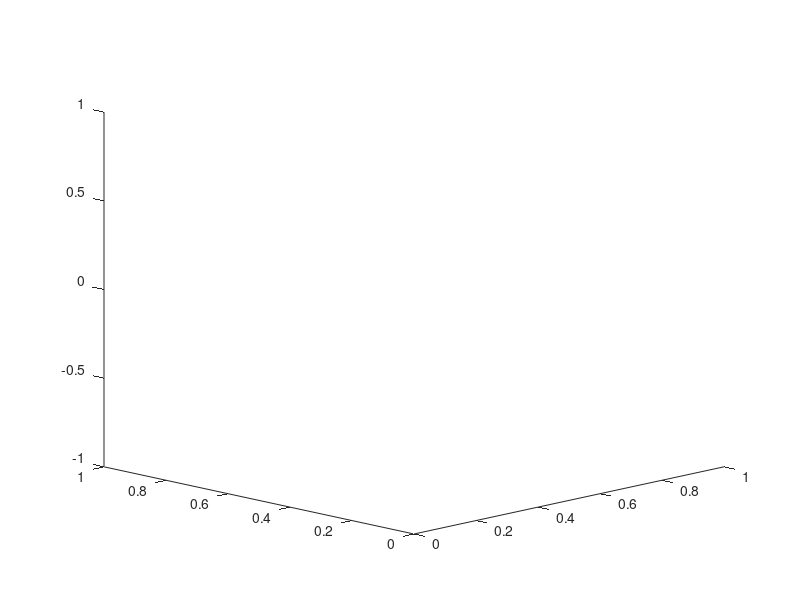

Write the MATLAB code that produced this figure. (Note: this script raises an error after producing the figure.)
clf;
close all;
clear all;

% Creates a log of the command window and clears any previous logs
dfile ='CommandWindowLog';
% if exist(dfile, 'file') ; delete(dfile); end
diary(dfile)
diary on

hold on;

% Orient the plot/workspace viewport

% azimuth, az, is the horizontal rotation about the z-axis as measured in degrees from the negative y-axis.
% Positive values indicate counterclockwise rotation of the viewpoint
az = -45;
% el is the vertical elevation of the viewpoint in degrees.
% Positive values of elevation correspond to moving above the object; negative values correspond to moving below the object.
el = 15;

view(az,el);

%% Place the robot base according to your student number.
%  For an 8 digit student number: xxxxyyyy, the base must be [x.xxx,y.yyy,1]meters.
%  So, for student number: 10052821,  robot.base = transl( [1.005, 2.821, 1]);

mdl_puma560;
robot = p560;

% Student number = 12876785
baseLocation = [1.287,6.785,1];
robot.base = robot.base * transl(baseLocation);

axis([-2+baseLocation(1) 2+baseLocation(1) -2+baseLocation(2) 2+baseLocation(2) -1.5 2.5]);
robot.teach();
startQ = [0,0,0,0,0,0];
robot.animate(startQ);


%% Show calculations to determine the tool offset as a homogeneous transform matrix to attach the blasting nozzle (shown in the figure) to the robot (4)

blastStreamAngle = deg2rad(45);
toolOffset = [0,0,(200*tan(blastStreamAngle))/1000]; % Tool offset in meters
toolOffset = [0,0,0.2]; % Tool offset in meters

toolTransform = transl(toolOffset);
robot.tool=toolTransform;

% robotTransform = robot.fkine(robot.getpos);
% Transform = robotTransform*toolTransform;

%% Choose a location for the drum based upon your personalised robot location

drumPosition = baseLocation;
drumPosition(1) = drumPosition(1)-0.75;
drumPosition(3) = drumPosition(3)-1.5;

drum = LoadObject("Drum.ply",drumPosition,0);

%% In your report, show (a) the robot base transform, (b) the drum transform and (c) the transform between the robot base and the drum

disp("Robot Base Transform");
robotBaseTransform = robot.base

disp("Robot Drum Transform");
drumTransform = transl(drumPosition)

disp("Transform Between Base and Drum");
robotDrumTransform = robotBaseTransform * drumTransform

%% Show how you used an inverse kinematic solver to find a starting pose that points the nozzle at one corner of the white window on the drum (2).
%  Remember you can use “Tools->Data Tips” in the Matlab figure window to find the [x,y,z] of the corners of the white window.

% Window corner point from data tips = [1.983,6.84,0.591]

drumOriginToCorner1=[0.3856,0.0550,0.5910];
windowCorner1 = drumPosition+drumOriginToCorner1;

drumOriginToCorner2=[0.1964,0.0550,0.5910];
windowCorner2 = drumPosition+drumOriginToCorner2;

robot.animate(deg2rad([0,170,-35,0,0,0])); %initial guess for ikcon

gritBlastHeight = 0.3;

% windowCorner = [0.8,6.84,0.591];
startPose = windowCorner1;
startPose(3) = startPose(3)+gritBlastHeight;
% startPose(1) = startPose(1)+0.2;
robotPose = CalculateQ(robot,startPose);
robot.animate(robotPose);

robotStartTransform = robot.fkine(robot.getpos);
endPoint = windowCorner2;
endPoint(3) = endPoint(3)+gritBlastHeight;
% endPoint(1) = endPoint(1) - 0.2;

% velocity = 0.2;
velocity = 0.4; % Below overload velocity of "approx" 0.56236 m/s

% Control allignment of end effector along trajectory
rpy=tr2rpy(robot.fkine(robot.getpos));
rpy(3)=rpy(3)+pi; % Allign end effector z axis
rpy(1)=rpy(1)-pi/4 % Allgin end effector so that the blast stream is parallel to the gravity vector
% rpy(1)=rpy(1)+pi/4;
axis = -rpy; % Move along x axis

launching = false;
overload = true; % True only works if the path is long enough or timeStep is small. Otherwise the number of steps can approach zero

if overload == true
    timeStep = 0.01;
    allignmentTimeStep = TimeStepCalculator(robot);
    velocity = 0.2; % set the velocity to make sure it is intially below the overload velocity
else
    % Calaculate the time to animate the robot through 1 tejectory step.
    % Varies based on computer speed
    % Use the timeStep as the time step for RMRC, so that the animation velocities match the calculated values.
    timeStep = TimeStepCalculator(robot);
    allignmentTimeStep = timeStep;
end

% Slowly allgin end effector so that the blast stream is parallel to the gravity
% vector before grit blasting
moveDistance = 0.005;
startPose(1) = startPose(1)+moveDistance;
allignmentVelocity = moveDistance/5;
plotResults = false;
allignmentOverload = false;
[q,qd,qdd] = DynamicTorque(robot,startPose,allignmentVelocity,axis,allignmentTimeStep,launching,allignmentOverload,plotResults);

gritBlast = false;
AnimateTrajectory(robot,q,gritBlast,gritBlastHeight);

% Move robot along straight grit blasting trajectory
plotResults = true;
[q,qd,qdd] = DynamicTorque(robot,endPoint,velocity,axis,timeStep,launching,overload,plotResults);

pause(1); % Give the computer/simulation time to catch up so that the animation time is accurate

% Start timer
tic;

gritBlast = false;
AnimateTrajectory(robot,q,gritBlast,gritBlastHeight);

% Stop timer and return time passed since tic was called
timePassed = toc;

disp(['Time passed: ',num2str(timePassed),' seconds']);

% Delete previous trajectory plot
% delete(trajectoryPlot);
% trajectoryPlot = [];

function [timeStep] = TimeStepCalculator (robot)

trajectory = robot.getpos;

% Start timer
tic;

for trajStep = 1:size(trajectory,1)
    Q = trajectory(trajStep,:);
    
    % Animate robot through a fraction of the total movement
    robot.animate(Q);
    
    drawnow();
end

% Stop timer and return time passed since tic was called
timeStep = toc;

end

function AnimateTrajectory (robot,trajectory,gritBlast,gritBlastHeight)

blastStreamPlot = [];

% Iterate the robot arms through their movement
for trajStep = 1:size(trajectory,1)
    
    Q = trajectory(trajStep,:);
    
    % Turn on grit blaster (show grit blasting line indicator)
    if gritBlast == true
        %   calculate end effector position using fkine
        fkine = robot.fkine(robot.getpos());
        endEffectorPosition = fkine(1:3,4);
        
        for i=0.01:0.01:gritBlastHeight
            index = round(i * 100,0,'decimals');
            blastStream(index,:) = [endEffectorPosition(1),endEffectorPosition(2),endEffectorPosition(3)-i];
        end
        
        blastStreamPlot = plot3(blastStream(:,1),blastStream(:,2),blastStream(:,3),'Color', [0.5, 0.5, 0.5], 'Marker', '.','LineWidth',1);
        
    end
    
    % Animate robot through a fraction of the total movement
    robot.animate(Q);
    
    drawnow();
    
    % Delete previous trajectory plot
    delete(blastStreamPlot);
    blastStreamPlot = [];
end

end

function [endQ] = CalculateQ(robot,point)

% End tranformation for the end effector
endTransform = transl(point)*troty(pi);

% endTransform = transl(point)*rotationTransformY*rotationTransformX;

% Use endTransform to find the joint orientations for the end position
endQ = robot.ikcon(endTransform,robot.getpos);

endTransformCheck = robot.fkine(endQ);

% Difference (absolute positive magnitude) between the specified end Transform and actual
% end Tansform calculated by ikcon (inverse kinematics)
transformError = abs(endTransformCheck) - abs(endTransform);

% Position error
translationError = transformError(1:3,4)';

% Rotation error
rotationError = rad2deg(tr2rpy(transformError(1:3,1:3)));

% Display errors
disp('Transformation Error: ')
disp(transformError);

disp('Translation Error: ')
disp(translationError);

disp('Rotation Error (degrees): ')
disp(rotationError);

end

function [qMatrix,trajectoryPlot]=ResolveMotionRateControlCalculateTrajectory(robot,endPoint,velocity,axis,steps,timeStep,launching)

%%%%%%%%%%%%%%%%%%%%%%%%%%%%%%%%%%%%%%%%%%%%%%%%%%%%%%%%
% Modified from 41013 Robotics week 9 material
% "Lab9Solution_Question1.m"
%%%%%%%%%%%%%%%%%%%%%%%%%%%%%%%%%%%%%%%%%%%%%%%%%%%%%%%%

% Calculate distance to point to scale the number of steps for
% each trajectory

% % Transform = robotTransform*toolTransform;
robotTransform = robot.fkine(robot.getpos);
startPoint = robotTransform(1:3,4)';
distanceToEndPoint = norm(endPoint-startPoint);

t = 10;             % Total time (s)
deltaT = timeStep;      % Control frequency
% steps = t/deltaT;   % No. of steps for simulation
delta = 2*pi/steps; % Small angle change
epsilon = 0.1;      % Threshold value for manipulability/Damped Least Squares
W = diag([1 1 1 0.1 0.1 0.1]);    % Weighting matrix for the velocity vector

% 1.2) Allocate array data
m = zeros(steps,1);             % Array for Measure of Manipulability
qMatrix = zeros(steps,6);       % Array for joint anglesR
qdot = zeros(steps,6);          % Array for joint velocities
theta = zeros(3,steps);         % Array for roll-pitch-yaw angles
x = zeros(3,steps);             % Array for x-y-z trajectory
positionError = zeros(3,steps); % For plotting trajectory error
angleError = zeros(3,steps);    % For plotting trajectory error

% 1.3) Set up trajectory, initial pose
s = lspb(0,1,steps);                % Trapezoidal trajectory scalar
for i=1:steps
    x(1,i) = (1-s(i))*startPoint(1) + s(i)*endPoint(1); % Points in x
    x(2,i) = (1-s(i))*startPoint(2) + s(i)*endPoint(2); % Points in y
    if launching == true
        x(3,i) = startPoint(3) + sqrt((hypot(startPoint(2),startPoint(1)))^2-((hypot(x(1,i),x(2,i))))^2);% Points in z
    elseif launching == false
        x(3,i) = (1-s(i))*startPoint(3) + s(i)*endPoint(3); % Points in z
        %     x(3,i) = endPoint(3) + 0.2*sin(i*delta); % Points in z
    end
    
    theta(1,i) = axis(2);                                        % Roll angle % pi/2 alligns y to trajectory
    theta(2,i) = axis(1);                                        % Pitch angle   % pi/2 alligns x to trajectory
    theta(3,i) = axis(3);                                        % Yaw angle % pi/2 alligns z to trajectory
    
end

q0 = zeros(1,6);                                                            % Initial guess for joint angles

% robotTransform * trotx(deg2rad(axis(2)))*troty(deg2rad(axis(1)))*trotz(deg2rad(axis(3)));
qMatrix(1,:) = robot.ikcon(robotTransform,robot.getpos);                                            % Solve joint angles to achieve first waypoint

% 1.4) Track the trajectory with RMRC
for i = 1:steps-1
    T = robot.fkine(qMatrix(i,:));                                           % Get forward transformation at current joint state
    deltaX = x(:,i+1) - T(1:3,4);                                         	% Get position error from next waypoint
    Rd = rpy2r(theta(1,i+1),theta(2,i+1),theta(3,i+1));                     % Get next RPY angles, convert to rotation matrix
    Ra = T(1:3,1:3);                                                        % Current end-effector rotation matrix
    Rdot = (1/deltaT)*(Rd - Ra);                                            % Calculate rotation matrix error
    S = Rdot*Ra';                                                           % Skew symmetric!
    linear_velocity = (1/deltaT)*deltaX;
    angular_velocity = [S(3,2);S(1,3);S(2,1)];                              % Check the structure of Skew Symmetric matrix!!
    deltaTheta = tr2rpy(abs(Rd*Ra'));                                            % Convert rotation matrix to RPY angles. Gives error as rotation matrix times its transform should equal the indentity matrix
    xdot = W*[linear_velocity;angular_velocity];                          	% Calculate end-effector velocity to reach next waypoint.
    J = robot.jacob0(qMatrix(i,:));                                          % Get Jacobian at current joint state. Jacob gives with respect to base!!!
    m(i) = sqrt(abs(det(J*J')));
    if m(i) < epsilon                                                       % If manipulability is less than given threshold (epsilon was set at top)
        lambda = (1 - m(i)/epsilon)*5E-2; % If manipubility is insufficient then damping will be < 0
    else
        lambda = 0; % If manipubility is sufficient then damping will be = 0
    end
    invJ = inv(J'*J + lambda *eye(6))*J';                                   % DLS Inverse
    qdot(i,:) = (invJ*xdot)';                                               % Solve the RMRC equation (you may need to transpose the         vector)
    for j = 1:6                                                             % Loop through joints 1 to 6
        if qMatrix(i,j) + deltaT*qdot(i,j) < robot.qlim(j,1)                     % If next joint angle is lower than joint limit...
            qdot(i,j) = 0; % Stop the motor
        elseif qMatrix(i,j) + deltaT*qdot(i,j) > robot.qlim(j,2)                 % If next joint angle is greater than joint limit ...
            qdot(i,j) = 0; % Stop the motor
        end
    end
    qMatrix(i+1,:) = qMatrix(i,:) + deltaT*qdot(i,:);                         	% Update next joint state based on joint velocities
    positionError(:,i) = x(:,i+1) - T(1:3,4);                               % For plotting
    angleError(:,i) = deltaTheta;                                           % For plotting
end

Transfrom = robot.fkine(qMatrix(end,:));
endPosition = Transfrom(1:3,4)';

error = endPosition-endPoint;
errorMax = max(abs(error));

trajectoryPlot = plot3(x(1,:),x(2,:),x(3,:),'k.','LineWidth',1);
% Display errors
disp('End Point Translation Error: ')
disp(error);

disp('End Point Maximum Translation Error: ')
disp(errorMax);

disp('End Point Rotation Error (degrees): ')
disp(rad2deg(angleError(:,end))');

end

function [objectMesh_h] = LoadObject(objectName, position, orientation)

%%%%%%%%%%%%%%%%%%%%%%%%%%%%%%%%%%%%%%%%%%%%%%%%%%%%%%%%
% Modified from 41013 Robotics week 4 material
% "PuttingSimulatedObjectsIntoTheEnvironment.m"
%%%%%%%%%%%%%%%%%%%%%%%%%%%%%%%%%%%%%%%%%%%%%%%%%%%%%%%%

% Loads object into environment in specified position and orientation

[f,v,data] = plyread(objectName,'tri');

% Scale the colours to be 0-to-1 (they are originally 0-to-255
vertexColours = [data.vertex.red, data.vertex.green, data.vertex.blue] / 255;

% Then plot the trisurf
objectMesh_h = trisurf(f,v(:,1),v(:,2), v(:,3) ...
    ,'FaceVertexCData',vertexColours,'EdgeColor','interp','EdgeLighting','flat');

% Get vertex count
objectVertexCount = size(v,1);

% Move center point to origin
midPoint = sum(v)/objectVertexCount;
objectVerts = v - repmat(midPoint,objectVertexCount,1);

innacuracyOffset = 0.006518;

position = [position(1)+midPoint(1)*cos(orientation),position(2)+midPoint(1)*sin(orientation),position(3)+midPoint(3)];

% Move forwards (facing in -y direction)
forwardTR = makehgtform('translate',position-innacuracyOffset);

% % Random rotate about Z
rotateTR = makehgtform('zrotate',orientation);

objectPose = eye(4);

% Move the pose forward and a slight and random rotation
objectPose = objectPose * forwardTR *rotateTR;
updatedPoints = [objectPose * [objectVerts,ones(objectVertexCount,1)]']';

% Now update the Vertices
objectMesh_h.Vertices = updatedPoints(:,1:3);
drawnow();

end

function [q,qd,qdd] = DynamicTorque(robot,endPoint,velocity,axis,timeStep,launching,overload,plotResults)

%%%%%%%%%%%%%%%%%%%%%%%%%%%%%%%%%%%%%%%%%%%%%%%%%%%%%%%%
% Modified from 41013 Robotics week 10 material
% "Lab9Solution_Question3.m "
%%%%%%%%%%%%%%%%%%%%%%%%%%%%%%%%%%%%%%%%%%%%%%%%%%%%%%%%

qZero = zeros(1,6);                                                         % Initial joint angle guess for ikcon
tau_max = [97.7 186.4 89.4 24.2 20.1 21.3]';                                % Maximum joint torque of the Puma560

%%%%%%%%%% Variables to change %%%%%%%%%%%%%%%%%%%%%%%%%%%%%%%%%%%%%%%%%%%
robotTransform = robot.fkine(robot.getpos);
startPoint = robotTransform(1:3,4)';
distanceToEndPoint = norm(endPoint-startPoint);

torqueLimit = false;
time = distanceToEndPoint/velocity;

while torqueLimit == false
    
    if overload == false
        torqueLimit = true;
    elseif overload == true
        time= time -timeStep;
        velocity = distanceToEndPoint/time;
    end
    
    % time = 0.2;                                                                  % Total time to execute the motion
    T1 = [[0 -1 0; 0 0 1; -1 0 0] [0;0.7;0];zeros(1,3) 1];                      % First pose
    q1 = robot.ikcon(T1,qZero);                                                     % Inverse kinematics for 1st pose
    T2 = [[0 0 1;0 -1 0; 1 0 0] [0.5;0;0.6];zeros(1,3) 1];                      % Second pose
    q2 = robot.ikcon(T2,qZero);                                                     % Inverse kinematics for 2nd pose
    
    %%%%%%%%%%%%%%%%%%%%%%%%%%%%%%%%%%%%%%%%%%%%%%%%%%%%%%%%%%%%%%%%%%%%%%%%%%
    dt = timeStep;                                                                 % Set control frequency at 100Hz
    steps = round(time/dt,0,'decimals');                                                            % No. of steps along trajectory
    
    % s = lspb(0,1,steps);                                                      % Generate trapezoidal velocity profile
    % for i = 1:steps
    %     q(i,:) = (1-s(i))*q1 + s(i)*q2;
    % end
    % q = jtraj(q1,q2,steps);                                                     % Quintic polynomial profile
    [q,trajectoryPlot] = ResolveMotionRateControlCalculateTrajectory(robot,endPoint,velocity,axis,steps,timeStep,launching);
    
    qd = zeros(steps,6);                                                        % Array of joint velocities
    qdd = nan(steps,6);                                                         % Array of joint accelerations
    tau = nan(steps,6);                                                         % Array of joint torques
    %     mass = 2.09;                                                                  % Payload mass (kg)
    mass = -19.2148;                                                                  % Payload mass (kg)
    %     robot.payload(mass,[0.1;0;0]);                                               % Set payload mass in Puma 560 model: offset 0.1m in x-direction
    robot.payload(mass,[0;0;0]);                                               % Set payload mass in Puma 560 model: offset 0.1m in x-direction
    
    % Execute equations from week 9 lectures on dynamics
    for i = 1:steps-1
        
        % Discrete time propagation
        % q(t) = q(t-1) + dt*qd(t-1) + (dt^2)*qdd(t-1)
        qdd(i,:) = (1/dt)^2 * (q(i+1,:) - q(i,:) - dt*qd(i,:));                 % Calculate joint acceleration to get to next set of joint angles
        M = robot.inertia(q(i,:));                                               % Calculate inertia matrix at this pose
        % Coriolis (C) is either a matrix*vector = vector or just a straight up vector
        C = robot.coriolis(q(i,:),qd(i,:));                                      % Calculate coriolis matrix at this pose
        g = robot.gravload(q(i,:));                                              % Calculate gravity vector at this pose
        % tau = M*qdd + C*qd + g
        tau(i,:) = (M*qdd(i,:)' + C*qd(i,:)' + g')';                            % Calculate the joint torque needed
        for j = 1:6
            if abs(tau(i,j)) > tau_max(j)                                       % Check if torque exceeds limits
                tau(i,j) = sign(tau(i,j))*tau_max(j);                           % Cap joint torque if above limits
                torqueLimit = true;
            end
        end
        % tau = M*qdd + C*qd + g
        % rearanging
        % qdd = M^-1(tau - C*qd - g)
        qdd(i,:) = (inv(M)*(tau(i,:)' - C*qd(i,:)' - g'))';                     % Re-calculate acceleration based on actual torque
        q(i+1,:) = q(i,:) + dt*qd(i,:) + dt^2*qdd(i,:);                         % Update joint angles based on actual acceleration
        qd(i+1,:) = qd(i,:) + dt*qdd(i,:);                                      % Update the velocity for the next pose
    end
    
    t = 0:dt:(steps-1)*dt;                                                      % Generate time vector
    
    
end
%% Visulalisation and plotting of results

if overload == true
    
    disp(['Overload velocity: ',num2str(velocity),' m/s']);
    
end

if plotResults == true
    
    % Plot joint angles
    figure('Name','Joint Angles','NumberTitle','off')
    for j = 1:6
        subplot(3,2,j)
        plot(t,q(:,j)','k','LineWidth',1);
        refline(0,robot.qlim(j,1));
        refline(0,robot.qlim(j,2));
        ylabel('Angle (rad)');
        box off
    end
    
    % Plot joint velocities
    figure('Name','Joint Velocities','NumberTitle','off')
    for j = 1:6
        subplot(3,2,j)
        plot(t,qd(:,j)*30/pi,'k','LineWidth',1);
        refline(0,0);
        ylabel('Velocity (RPM)');
        box off
    end
    
    % Plot joint acceleration
    figure('Name','Joint Accelerations','NumberTitle','off')
    for j = 1:6
        subplot(3,2,j)
        plot(t,qdd(:,j),'k','LineWidth',1);
        ylabel('rad/s/s');
        refline(0,0)
        box off
    end
    
    % Plot joint torques
    figure('Name','Joint Torques','NumberTitle','off')
    for j = 1:6
        subplot(3,2,j)
        plot(t,tau(:,j),'k','LineWidth',1);
        refline(0,tau_max(j));
        refline(0,-tau_max(j));
        ylabel('Nm');
        box off
    end
    
    % figure(6)
    % robot.plot(q,'fps',steps)
    
end
end